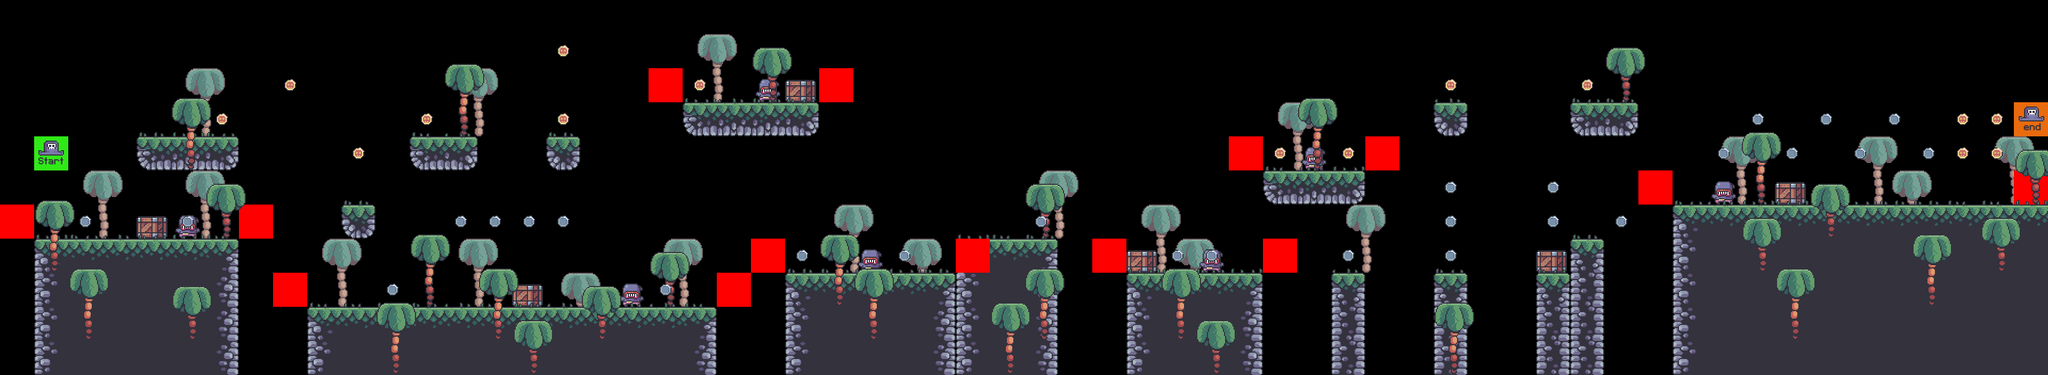

This is a level from a 2D game, rendered from its Tiled map with the project's own tilesets. A one-line summary and the map file follow, with tile-layer data summarised:
An orthogonal 60x11 tile map with 64x64 px tiles, 9 tile layers (bg_palms, terrain, crates, player, ...), 7 tilesets.

<map version="1.10" tiledversion="1.10.2" orientation="orthogonal" renderorder="right-down" width="60" height="11" tilewidth="64" tileheight="64" infinite="0" nextlayerid="10" nextobjectid="1">
 <editorsettings>
  <export target="../levels/0/level_0.csv" format="csv" />
 </editorsettings>
 <tileset firstgid="1" source="../levels/tilesets/terrain_tiles.tsx" />
 <tileset firstgid="17" source="../levels/tilesets/coin_tiles.tsx" />
 <tileset firstgid="19" source="../levels/tilesets/grass_tiles.tsx" />
 <tileset firstgid="24" source="../levels/tilesets/palms.tsx" />
 <tileset firstgid="27" source="../levels/tilesets/crate.tsx" />
 <tileset firstgid="28" source="../levels/tilesets/setup_tiles.tsx" />
 <tileset firstgid="30" source="../levels/tilesets/enemy.tsx" />
 <layer id="5" name="bg_palms" width="60" height="11">
  <data>[660 cells, 20 non-empty, 1 distinct tile ids]</data>
 </layer>
 <layer id="1" name="terrain" width="60" height="11">
  <data>[660 cells, 172 non-empty, 12 distinct tile ids]</data>
 </layer>
 <layer id="6" name="crates" width="60" height="11">
  <data>[660 cells, 6 non-empty, 1 distinct tile ids]</data>
 </layer>
 <layer id="7" name="player" width="60" height="11">
  <data>[660 cells, 2 non-empty, 2 distinct tile ids]</data>
 </layer>
 <layer id="8" name="enemies" width="60" height="11">
  <data>[660 cells, 7 non-empty, 1 distinct tile ids]</data>
 </layer>
 <layer id="9" name="constraints" width="60" height="11">
  <data>[660 cells, 14 non-empty, 1 distinct tile ids]</data>
 </layer>
 <layer id="3" name="grass" width="60" height="11">
  <data>[660 cells, 62 non-empty, 5 distinct tile ids]</data>
 </layer>
 <layer id="4" name="fg_palms" width="60" height="11">
  <data>[660 cells, 30 non-empty, 2 distinct tile ids]</data>
 </layer>
 <layer id="2" name="coins" width="60" height="11">
  <data>[660 cells, 42 non-empty, 2 distinct tile ids]</data>
 </layer>
</map>
